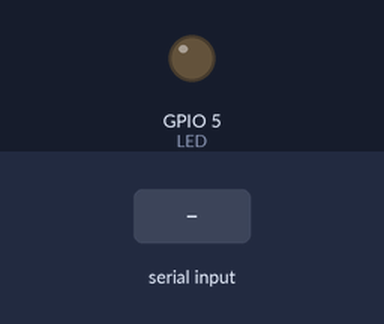
This sketch was run on a simulated ESP32. On the bench: output pins drawn as LEDs (lit = HIGH). Inputs (shaded band) come from the test bench. Nothing arrives over Bluetooth unless stated; what the sketch prints to the serial monitor is not drawn.

Above: at 1.2 s.
1.3 s: "1" received over the second serial link
At 1.8 s:
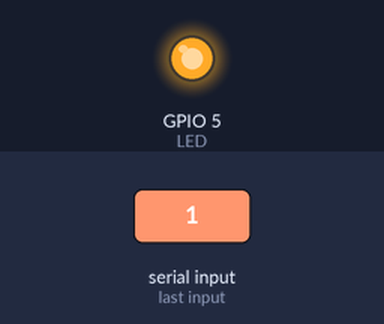
2.8 s: "0" received over the second serial link
At 3.3 s:
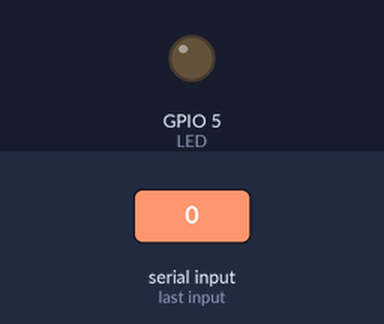
Timing chart, 0 to 5.8 s (numbered marks = the images above; inputs shaded):
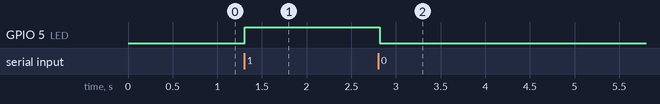

Measured:
- after the input at 1.3 s, GPIO 5 (LED): LOW → HIGH at once
- after the input at 2.8 s, GPIO 5 (LED): HIGH → LOW at once

The sketch:

BlueTooth_LED.ino
```cpp
// TODO:
// 用手機的藍牙端機軟體（如 Serial Bluetooth Terminal）連接 ESP32，
// 傳送指令來控制 LED 的亮滅。

#include "BluetoothSerial.h"  // 引入藍牙函式庫

// 建立藍牙序列埠物件
BluetoothSerial myBT;

// 定義變數
char incomeData;  // 用於接收資料的變數
const byte LED = 5;  // 定義 LED 連接的 GPIO 腳位

void setup() {
    Serial.begin(9600);   // 設定序列埠通訊速率為 9600
    myBT.begin("BT:01");  // 初始化藍牙，並設定名稱（"BT:01" 可改為自訂名稱）
    pinMode(LED, OUTPUT); // 設定 LED 腳位為輸出模式
}

void loop() {
    // 檢查是否有來自藍牙的資料
    if (myBT.available()) {
        incomeData = myBT.read();  // 讀取手機傳來的資料
        Serial.print("從藍牙接收到：");
        Serial.println(incomeData);  // 在序列監控器顯示接收到的字元

        // 如果接收到 '1'，則開啟 LED
        if (incomeData == '1') {
            digitalWrite(LED, HIGH);  // 讓 LED 亮起
            myBT.println("LED turned ON");  // 回傳訊息給手機
        }

        // 如果接收到 '0'，則關閉 LED
        if (incomeData == '0') {
            digitalWrite(LED, LOW);  // 讓 LED 熄滅
            myBT.println("LED turned OFF");  // 回傳訊息給手機
        }
    }
    delay(20);  // 稍作延遲，避免過度讀取
}
```
